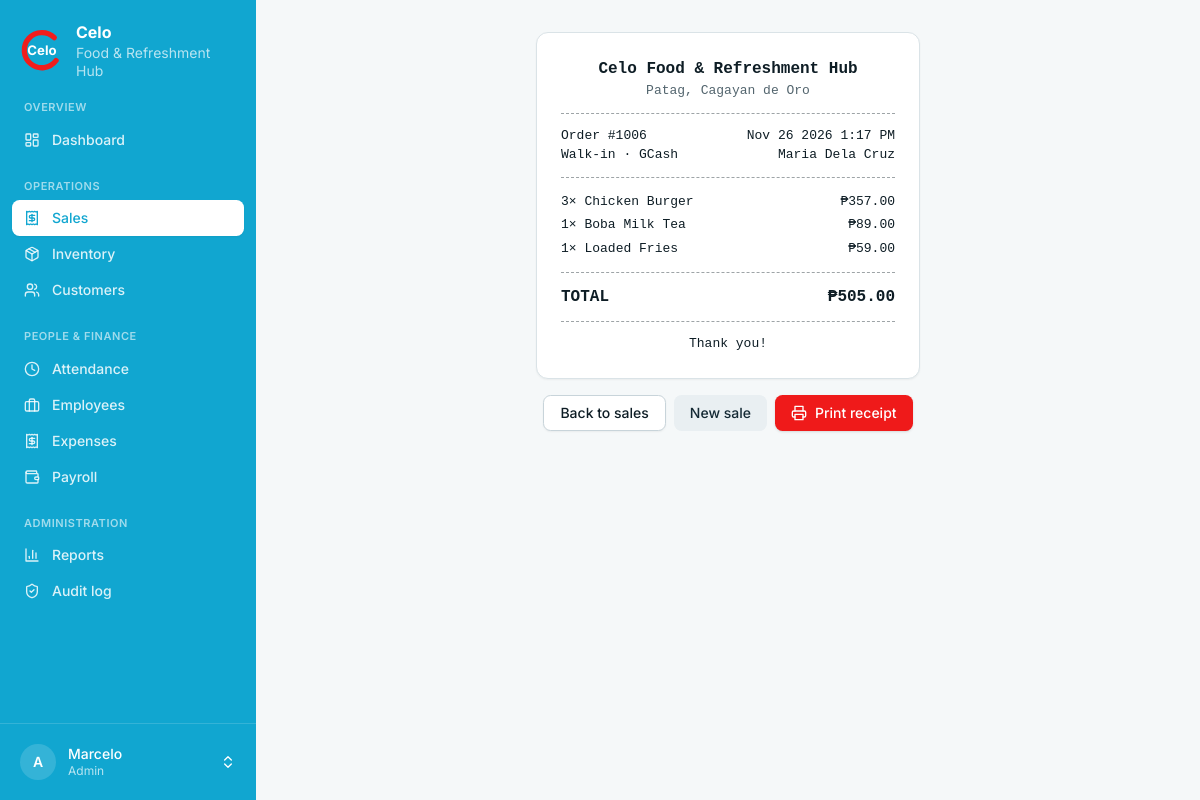
/sales/6/receipt/ (signed in), run on the app's committed database.
### accounts/models.py (models this page shows)
class User(AbstractUser):
    class Role(models.TextChoices):
        ADMIN = "admin", "Admin"
        STAFF = "staff", "Staff"
    role = models.CharField(max_length=10, choices=Role.choices, default=Role.STAFF)
    @property
    def is_celo_admin(self):
        return self.is_superuser or self.role == self.Role.ADMIN

### sales/models.py (models this page shows, shortened)
class Order(models.Model):
    class OrderType(models.TextChoices):
        WALK_IN = "walk_in", "Walk-in"
        GRABFOOD = "grabfood", "GrabFood"
        FOODPANDA = "foodpanda", "Foodpanda"
    class Payment(models.TextChoices):
        CASH = "cash", "Cash"
        GCASH = "gcash", "GCash"
        ONLINE = "online", "Online"
    order_type = models.CharField(max_length=10, choices=OrderType.choices, default=OrderType.WALK_IN)
    payment_method = models.CharField(max_length=10, choices=Payment.choices, default=Payment.CASH)
    customer = models.ForeignKey(Customer, null=True, blank=True, on_delete=models.SET_NULL, related_name="orders")
    total = models.DecimalField(max_digits=12, decimal_places=2, default=0)
    created_at = models.DateTimeField(default=timezone.now)
    created_by = models.ForeignKey(settings.AUTH_USER_MODEL, null=True, on_delete=models.SET_NULL, related_name="orders")
    class Meta:
        ordering = ["-created_at", "-id"]
    @property
    def number(self):
        return 1000 + self.pk

class Customer(models.Model):
    name = models.CharField(max_length=120)
    phone = models.CharField(max_length=30, blank=True)
    notes = models.CharField(max_length=200, blank=True)
    created_at = models.DateTimeField(auto_now_add=True)
    class Meta:
        ordering = ["name"]
    def __str__(self):
        return self.name

class OrderItem(models.Model):
    order = models.ForeignKey(Order, on_delete=models.CASCADE, related_name="items")
    product = models.ForeignKey("inventory.Product", on_delete=models.PROTECT, related_name="order_items")
    quantity = models.DecimalField(max_digits=8, decimal_places=2, validators=[MinValueValidator(Decimal("0.01"))])
    unit_price = models.DecimalField(max_digits=10, decimal_places=2)  # snapshot at time of sale
    @property
    def line_total(self):
        return self.quantity * self.unit_price

### inventory/models.py (models this page shows, shortened)
class Product(models.Model):
    class Kind(models.TextChoices):
        INGREDIENT = "ingredient", "Ingredient"
        MENU = "menu", "Menu"
    class Unit(models.TextChoices):
        PCS = "pcs", "pcs"
        KG = "kg", "kg"
        G = "g", "g"
        L = "L", "L"
        ML = "mL", "mL"
        PACKS = "packs", "packs"
    name = models.CharField(max_length=120, unique=True)
    kind = models.CharField(max_length=12, choices=Kind.choices, default=Kind.INGREDIENT)
    category = models.CharField(max_length=60, blank=True, help_text="e.g. Drinks, Burgers, Dairy")
    unit = models.CharField(max_length=8, choices=Unit.choices, default=Unit.PCS)
    price = models.DecimalField(
        max_digits=10, decimal_places=2, default=0, validators=[MinValueValidator(0)],
        help_text="Selling price (menu items only).",
    )
    unit_cost = models.DecimalField(
        max_digits=10, decimal_places=2, default=0, validators=[MinValueValidator(0)],
        help_text="What one unit costs Celo; used to value waste.",
    )
    reorder_level = models.DecimalField(max_digits=10, decimal_places=2, default=0)
    is_active = models.BooleanField(default=True)
    class Meta:
        ordering = ["name"]

### sales/views.py (the view)
# urls.py: path("<int:pk>/receipt/", views.receipt, name="receipt"),
@login_required
def receipt(request, pk):
    order = get_object_or_404(Order.objects.select_related("customer", "created_by"), pk=pk)
    if not request.user.is_celo_admin and order.created_by_id != request.user.id:
        return redirect("sales:list")
    return render(request, "sales/receipt.html", {"order": order, "items": order.items.select_related("product")})

### templates/sales/receipt.html (shortened to what this page needs)
{% extends "base.html" %}{% load humanize %}
{% block content %}
<div class="mx-auto w-full max-w-sm">
  <div class="card p-6 font-mono text-[13px] print:border-0 print:shadow-none">
    <div class="text-center"><p class="text-base font-bold">Celo Food &amp; Refreshment Hub</p><p class="text-muted-foreground">Patag, Cagayan de Oro</p></div>
    <hr class="my-3 border-dashed border-foreground/40">
    <div class="flex justify-between"><span>Order #{{ order.number }}</span><span>{{ order.created_at|date:"M d Y g:i A" }}</span></div>
    <div class="flex justify-between"><span>{{ order.get_order_type_display }} · {{ order.get_payment_method_display }}</span><span>{{ order.customer|default:"" }}</span></div>
    <hr class="my-3 border-dashed border-foreground/40">
    {% for i in items %}
      <div class="flex justify-between gap-3 py-0.5"><span>{{ i.quantity|floatformat:"-2" }}× {{ i.product.name }}</span><span>₱{{ i.line_total|floatformat:2|intcomma }}</span></div>
    {% endfor %}
    <hr class="my-3 border-dashed border-foreground/40">
    <div class="flex justify-between text-base font-bold"><span>TOTAL</span><span>₱{{ order.total|floatformat:2|intcomma }}</span></div>
    <hr class="my-3 border-dashed border-foreground/40">
    <p class="text-center">Thank you!</p>
  </div>
  <div class="mt-4 flex flex-wrap justify-center gap-2 print:hidden">
    <a class="btn btn-outline" href="{% url 'sales:list' %}">Back to sales</a>
    <a class="btn btn-secondary" href="{% url 'sales:new' %}">New sale</a>
    <button class="btn btn-primary" type="button" onclick="window.print()">{% include "partials/icon.html" with name="printer" %}Print receipt</button>
  </div>
</div>
{% endblock %}

### templates/base.html (shortened to what this page needs)
{% load celo_ui %}<!doctype html>
<html lang="en" class="h-full">
<head>
  {% include "partials/tailwind.html" %}
</head>
<body class="min-h-full bg-background font-sans text-foreground antialiased">
<div class="min-h-screen {% if user.is_authenticated %}md:grid md:grid-cols-[16rem_minmax(0,1fr)]{% endif %}">
{% if user.is_authenticated %}
  {% nav_items as groups %}
  <aside id="sidebar" class="fixed inset-y-0 left-0 z-40 flex w-64 -translate-x-full flex-col bg-brand-dark text-white transition-transform duration-200 md:sticky md:top-0 md:h-screen md:translate-x-0 print:hidden">
    <a href="{% url 'dashboard:home' %}" class="flex items-center gap-3 px-5 py-5" aria-label="Celo home">
      <svg viewBox="0 0 100 100" class="h-11 w-11 shrink-0" role="img" aria-label="Celo logo">
        <text x="50" y="62" text-anchor="middle" font-size="30" font-weight="700" fill="#fff" font-family="Inter, system-ui, sans-serif">Celo</text>
      </svg>
      <span class="text-sm leading-tight"><strong class="block text-base">Celo</strong><span class="text-white/70">Food &amp; Refreshment Hub</span></span>
    </a>
    <nav class="flex-1 space-y-5 overflow-y-auto px-3 pb-4" aria-label="Main">
      {% for g in groups %}
        <div>
          <p class="px-3 pb-1.5 text-[11px] font-semibold uppercase tracking-wider text-white/60">{{ g.label }}</p>
          {% for i in g.items %}
            <a href="{{ i.href }}" {% if i.active %}aria-current="page"{% endif %}
               class="flex items-center gap-3 rounded-md px-3 py-2 text-sm font-medium transition-colors {% if i.active %}bg-white text-brand-dark shadow-sm{% else %}text-white/85 hover:bg-white/10 hover:text-white{% endif %}">
              {% include "partials/icon.html" with name=i.icon %}{{ i.label }}
            </a>
          {% endfor %}
        </div>
      {% endfor %}
    </nav>
    <div class="relative border-t border-white/15 p-3">
      <button type="button" id="profile-btn" aria-haspopup="menu" aria-expanded="false" aria-controls="profile-menu"
              class="flex w-full items-center gap-3 rounded-md px-2 py-2 text-left transition-colors hover:bg-white/10 {% if request.resolver_match.app_name == 'accounts' %}bg-white/10{% endif %}">
        <span class="grid h-9 w-9 shrink-0 place-items-center rounded-full bg-white/15 text-sm font-semibold">{{ user.username|slice:":1"|upper }}</span>
        <span class="min-w-0 flex-1 text-sm leading-tight"><span class="block truncate font-medium">{{ user.get_full_name|default:user.username }}</span><span class="block text-xs text-white/70">{{ user.get_role_display }}</span></span>
      </button>
    </div>
  </aside>
{% endif %}
  <div class="min-w-0">
    <main class="mx-auto w-full max-w-6xl p-4 sm:p-6 lg:p-8">
      {% block content %}{% endblock %}
    </main>
  </div>
</div>
</body>
</html>

### data on the page
User: username "A", get_full_name "Marcelo", role "Admin"
Order: number "1006", created_at "Nov 26 2026 1:17 PM", order_type "Walk-in", payment_method "GCash", customer "Maria Dela Cruz", total "505.00"
OrderItem: quantity "3", product.name "Chicken Burger", line_total "357.00"
OrderItem: quantity "1", product.name "Boba Milk Tea", line_total "89.00"
OrderItem: quantity "1", product.name "Loaded Fries", line_total "59.00"

### other printed values
{{ g.label }} "OVERVIEW" "OPERATIONS" "PEOPLE & FINANCE" "ADMINISTRATION"
{{ i.label }} "Dashboard" "Sales" "Inventory" "Customers" "Attendance" "Employees" "Expenses" "Payroll" "Reports" "Audit log"
